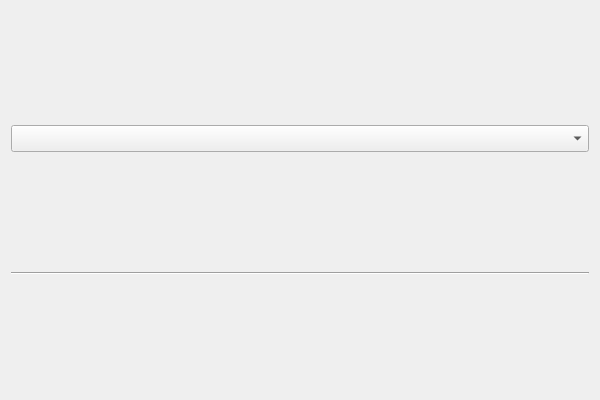
<?xml version="1.0" encoding="UTF-8"?>
<ui version="4.0">
 <class>AdvancedFilterClass</class>
 <widget class="QWidget" name="AdvancedFilterClass">
  <property name="geometry">
   <rect>
    <x>0</x>
    <y>0</y>
    <width>600</width>
    <height>400</height>
   </rect>
  </property>
  <property name="maximumSize">
   <size>
    <width>16777215</width>
    <height>16777215</height>
   </size>
  </property>
  <property name="windowTitle">
   <string>AdvancedFilter</string>
  </property>
  <layout class="QVBoxLayout" name="verticalLayout">
   <item>
    <widget class="QComboBox" name="filterType">
     <property name="font">
      <font>
       <family>Microsoft YaHei UI</family>
       <pointsize>12</pointsize>
      </font>
     </property>
     <property name="currentText">
      <string/>
     </property>
    </widget>
   </item>
   <item>
    <widget class="Line" name="line">
     <property name="orientation">
      <enum>Qt::Horizontal</enum>
     </property>
    </widget>
   </item>
   <item>
    <layout class="QHBoxLayout" name="filterArgs"/>
   </item>
  </layout>
 </widget>
 <layoutdefault spacing="6" margin="11"/>
 <resources/>
 <connections>
  <connection>
   <sender>filterType</sender>
   <signal>currentIndexChanged(int)</signal>
   <receiver>AdvancedFilterClass</receiver>
   <slot>onTypeChanged(int)</slot>
   <hints>
    <hint type="sourcelabel">
     <x>358</x>
     <y>24</y>
    </hint>
    <hint type="destinationlabel">
     <x>353</x>
     <y>5</y>
    </hint>
   </hints>
  </connection>
 </connections>
 <slots>
  <slot>onTypeChanged(int)</slot>
 </slots>
</ui>
